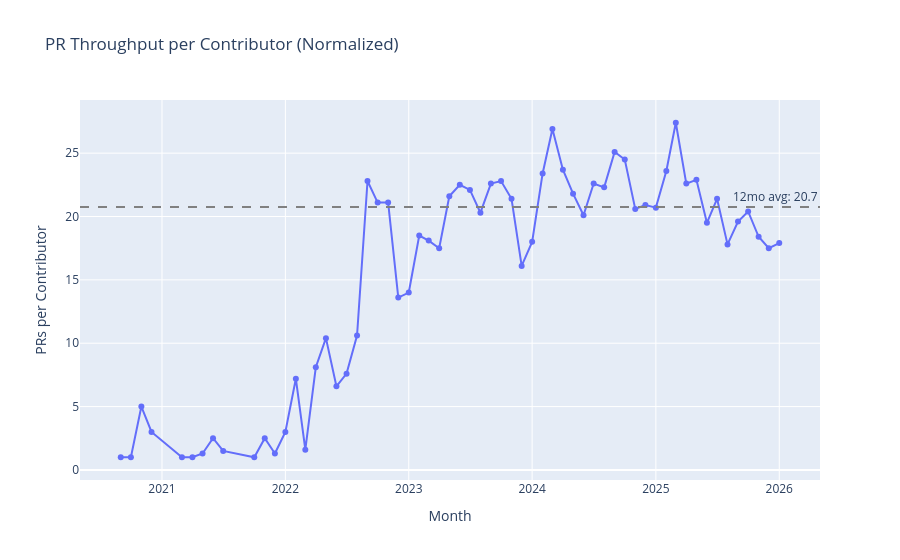

Notebook cell for this chart:
### Markdown cell above
## 3. Throughput per Contributor (Normalized)

This tells us if productivity per person is improving, or if throughput growth is just from hiring.

### Code cell
# Visualize per-capita throughput
fig = px.line(df_monthly, x='month', y='prs_per_contributor',
              title='PR Throughput per Contributor (Normalized)',
              markers=True)
fig.update_layout(yaxis_title='PRs per Contributor', xaxis_title='Month')

# Add 12-month average line
recent_12mo = df_monthly[df_monthly['month_dt'] >= df_monthly['month_dt'].max() - pd.DateOffset(months=12)]
avg_per_capita_12mo = recent_12mo['prs_per_contributor'].mean()
fig.add_hline(y=avg_per_capita_12mo, line_dash="dash", line_color="gray",
              annotation_text=f"12mo avg: {avg_per_capita_12mo:.1f}")

fig.show()

print(f"\nBaseline (last 12 months): {avg_per_capita_12mo:.1f} PRs per contributor per month")

### Figure 1 — Plotly figure (JSON) as saved in the notebook; plotly's stock layout.template omitted (floating-point values rounded to 4 significant figures)
{"data": [{"hovertemplate": "month=%{x}<br>prs_per_contributor=%{y}<extra></extra>", "legendgroup": "", "line": {"color": "#636efa", "dash": "solid"}, "marker": {"symbol": "circle"}, "mode": "lines+markers", "name": "", "orientation": "v", "showlegend": false, "type": "scatter", "x": ["2020-09-01", "2020-10-01", "2020-11-01", "2020-12-01", "2021-03-01", "2021-04-01", "2021-05-01", "2021-06-01", "2021-07-01", "2021-10-01", "2021-11-01", "2021-12-01", "2022-01-01", "2022-02-01", "2022-03-01", "2022-04-01", "2022-05-01", "2022-06-01", "2022-07-01", "2022-08-01", "2022-09-01", "2022-10-01", "2022-11-01", "2022-12-01", "2023-01-01", "2023-02-01", "2023-03-01", "2023-04-01", "2023-05-01", "2023-06-01", "2023-07-01", "2023-08-01", "2023-09-01", "2023-10-01", "2023-11-01", "2023-12-01", "2024-01-01", "2024-02-01", "2024-03-01", "2024-04-01", "2024-05-01", "2024-06-01", "2024-07-01", "2024-08-01", "2024-09-01", "2024-10-01", "2024-11-01", "2024-12-01", "2025-01-01", "2025-02-01", "2025-03-01", "2025-04-01", "2025-05-01", "2025-06-01", "2025-07-01", "2025-08-01", "2025-09-01", "2025-10-01", "2025-11-01", "2025-12-01", "2026-01-01"], "xaxis": "x", "y": [1.0, 1.0, 5.0, 3.0, 1.0, 1.0, 1.3, 2.5, 1.5, 1.0, 2.5, 1.3, 3.0, 7.2, 1.6, 8.1, 10.4, 6.6, 7.6, 10.6, 22.8, 21.1, 21.1, 13.6, 14.0, 18.5, 18.1, 17.5, 21.6, 22.5, 22.1, 20.3, 22.6, 22.8, 21.4, 16.1, 18.0, 23.4, 26.9, 23.7, 21.8, 20.1, 22.6, 22.3, 25.1, 24.5, 20.6, 20.9, 20.7, 23.6, 27.4, 22.6, 22.9, 19.5, 21.4, 17.8, 19.6, 20.4, 18.4, 17.5, 17.9], "yaxis": "y"}], "layout": {"annotations": [{"showarrow": false, "text": "12mo avg: 20.7", "x": 1, "xanchor": "right", "xref": "x domain", "y": 20.75, "yanchor": "bottom", "yref": "y"}], "legend": {"tracegroupgap": 0}, "shapes": [{"line": {"color": "gray", "dash": "dash"}, "type": "line", "x0": 0, "x1": 1, "xref": "x domain", "y0": 20.75, "y1": 20.75, "yref": "y"}], "title": {"text": "PR Throughput per Contributor (Normalized)"}, "xaxis": {"anchor": "y", "domain": [0, 1], "title": {"text": "Month"}}, "yaxis": {"anchor": "x", "domain": [0, 1], "title": {"text": "PRs per Contributor"}}}}
